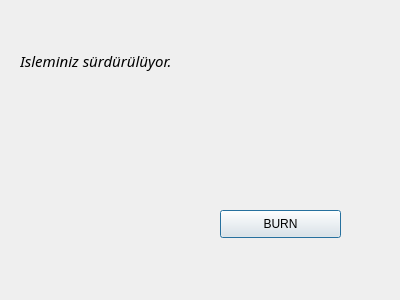
<ui version="4.0" >
 <class>formBURN</class>
 <widget class="QDialog" name="formBURN" >
  <property name="geometry" >
   <rect>
    <x>0</x>
    <y>0</y>
    <width>400</width>
    <height>300</height>
   </rect>
  </property>
  <property name="windowTitle" >
   <string>burn</string>
  </property>
  <widget class="QPushButton" name="devamButton" >
   <property name="geometry" >
    <rect>
     <x>220</x>
     <y>210</y>
     <width>121</width>
     <height>28</height>
    </rect>
   </property>
   <property name="text" >
    <string>BURN</string>
   </property>
  </widget>
  <widget class="QLabel" name="label" >
   <property name="geometry" >
    <rect>
     <x>20</x>
     <y>10</y>
     <width>311</width>
     <height>101</height>
    </rect>
   </property>
   <property name="font" >
    <font>
     <family>pardus</family>
     <pointsize>11</pointsize>
     <italic>true</italic>
    </font>
   </property>
   <property name="layoutDirection" >
    <enum>Qt::LeftToRight</enum>
   </property>
   <property name="lineWidth" >
    <number>2</number>
   </property>
   <property name="text" >
    <string>Isleminiz sürdürülüyor.</string>
   </property>
   <property name="scaledContents" >
    <bool>false</bool>
   </property>
  </widget>
 </widget>
 <resources/>
 <connections/>
</ui>
